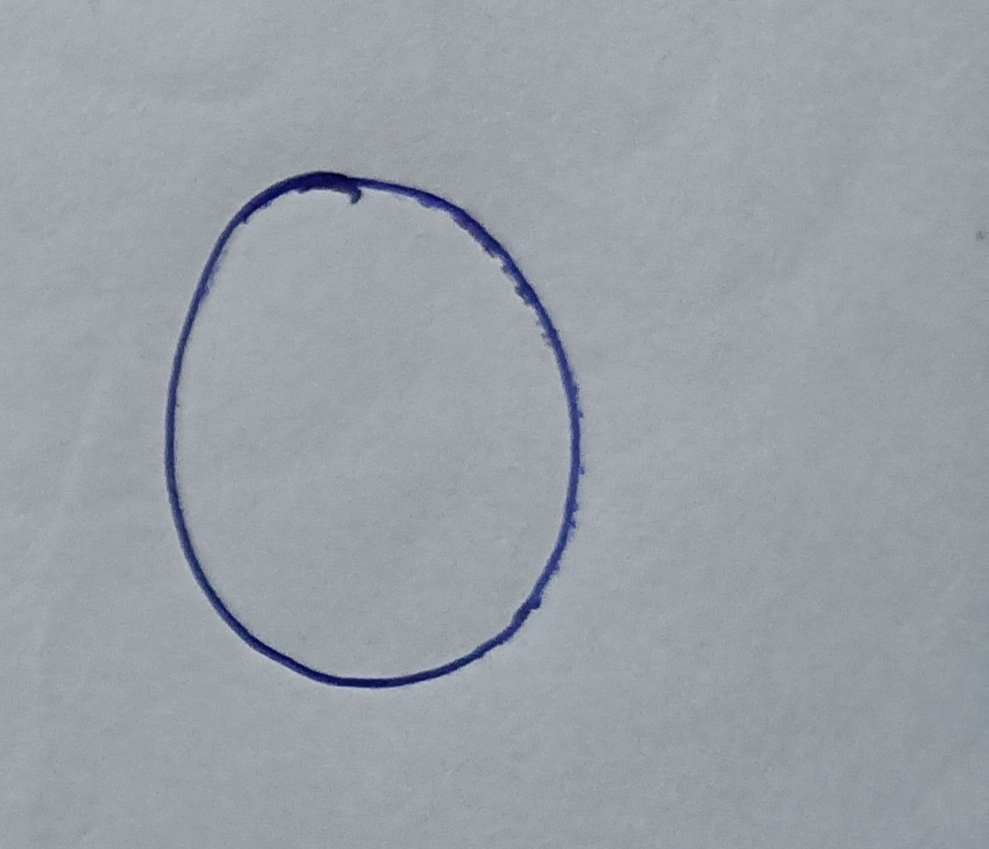
#> input picture TEST_IMAGES/MyThinLineDigits/Digit_0D.jpg, 989 x 849 px, found by its file name
$ python 'erosion_&_dilation_.py'
#> lines starting #> are read from the running program, lines starting #| are printed output that depends on the picture; after the words box and inside, x2 and y2 are one past the last pixel; in counts of white or black regions, pixels touching at a corner belong together
# -*- coding: utf-8 -*-
"""Erosion & Dilation .ipynb

Automatically generated by Colaboratory.

Original file is located at
    https://colab.research.google.com/drive/1mAJvMmUD2VCrMbT_tgwR_ENr9jxXREw5
"""

import cv2

"""Erosion"""

img=cv2.imread(r"C:/Users/ashut/Desktop/Course Project_1/Devnagri/MyThinLineData/Digit_0D.jpg",0)
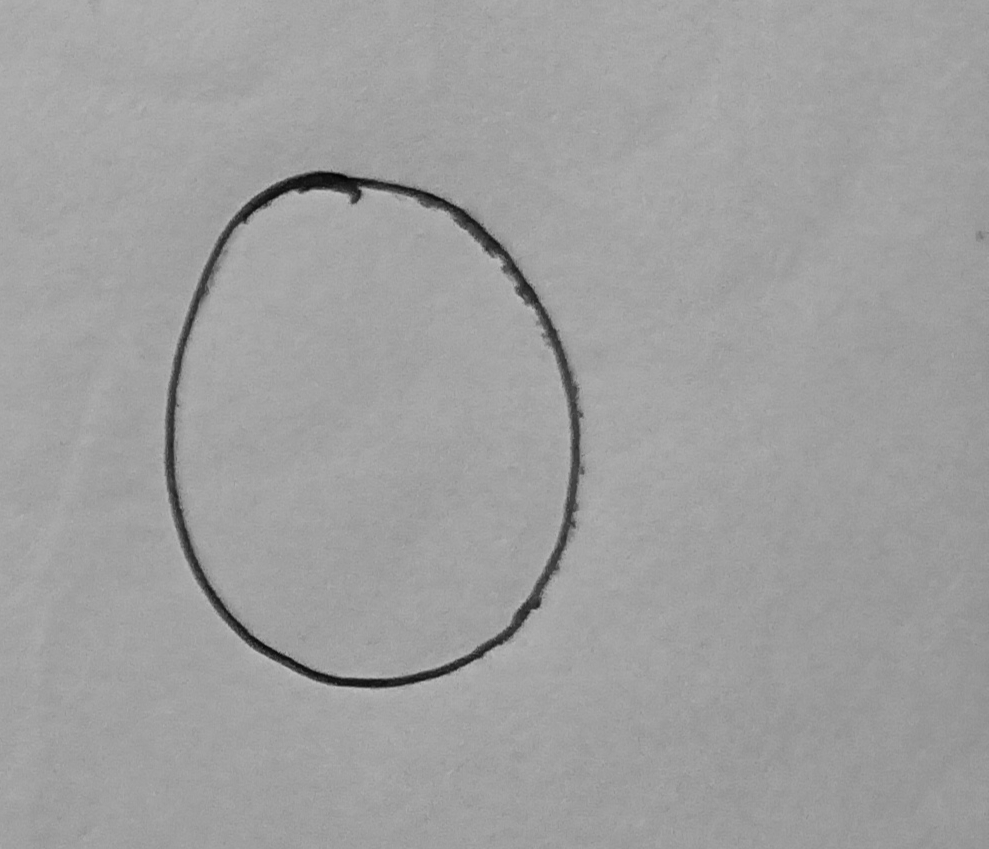
#> img: shape (849, 989); min 3, max 192, mean 159.4
# Apply thresholding to convert the image to binary
thresh_value = 128 # Threshold value
max_value = 255 # Maximum value to use with THRESH_BINARY
_, binary_img = cv2.threshold(img, thresh_value, max_value, cv2.THRESH_BINARY)
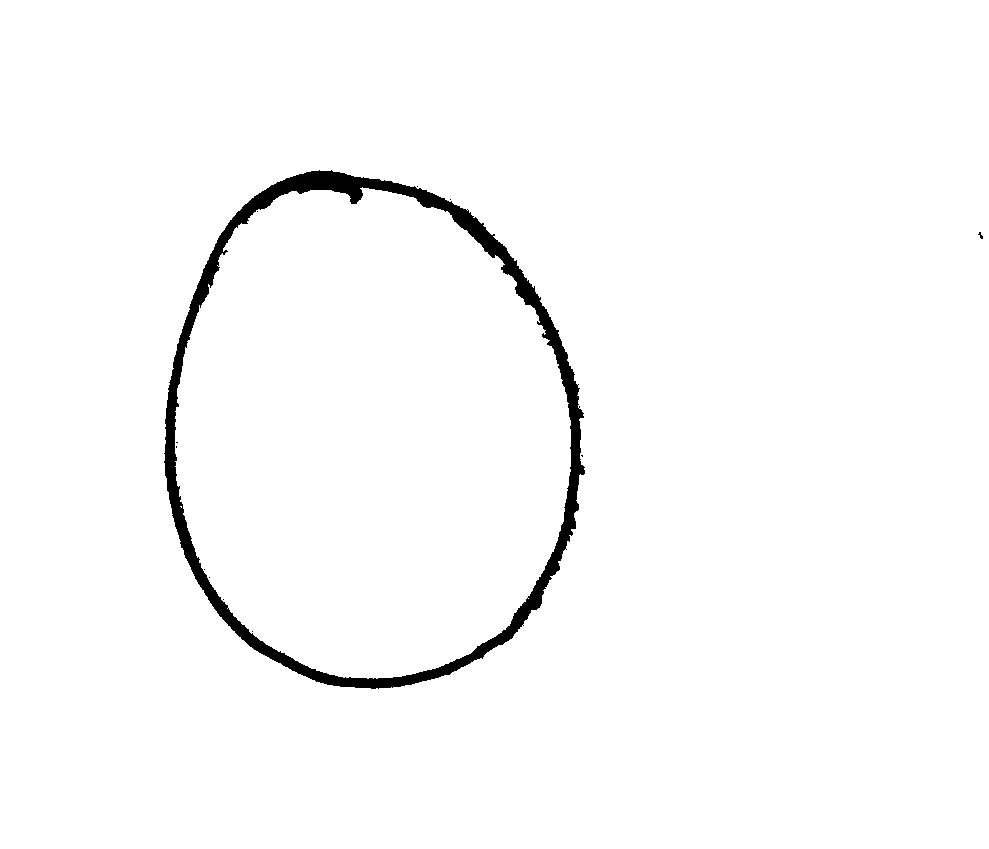
#> binary_img: shape (849, 989); 98% white; 12 black regions (11 under 20 px), largest, box (x1, y1, x2, y2) and area: (164, 170, 585, 689) 16715

# [12 lines of commented-out code are left out]

import matplotlib.pyplot as plt
# [18 lines of commented-out code are left out]

"""Dilation"""

# getStructuringElement
D_r=cv2.getStructuringElement(cv2.MORPH_CROSS,(1,1))
# D_e=cv2.getStructuringElement(cv2.MORPH_ELLIPSE,(5,5))
# D_c=cv2.getStructuringElement(cv2.MORPH_CROSS,(5,5))

#Applying morphological operation
d_r=cv2.dilate(binary_img,D_r)
# d_e=cv2.dilate(img,D_e)
# d_c=cv2.dilate(img,D_c)

#Display the binary image
cv2.imshow('Binary Image', d_r)
cv2.waitKey(0)

# [12 lines of commented-out code are left out]

$ run again, with TEST_IMAGES/MyThinLineDigits/Digit_1D.jpg copied over TEST_IMAGES/MyThinLineDigits/Digit_0D.jpg
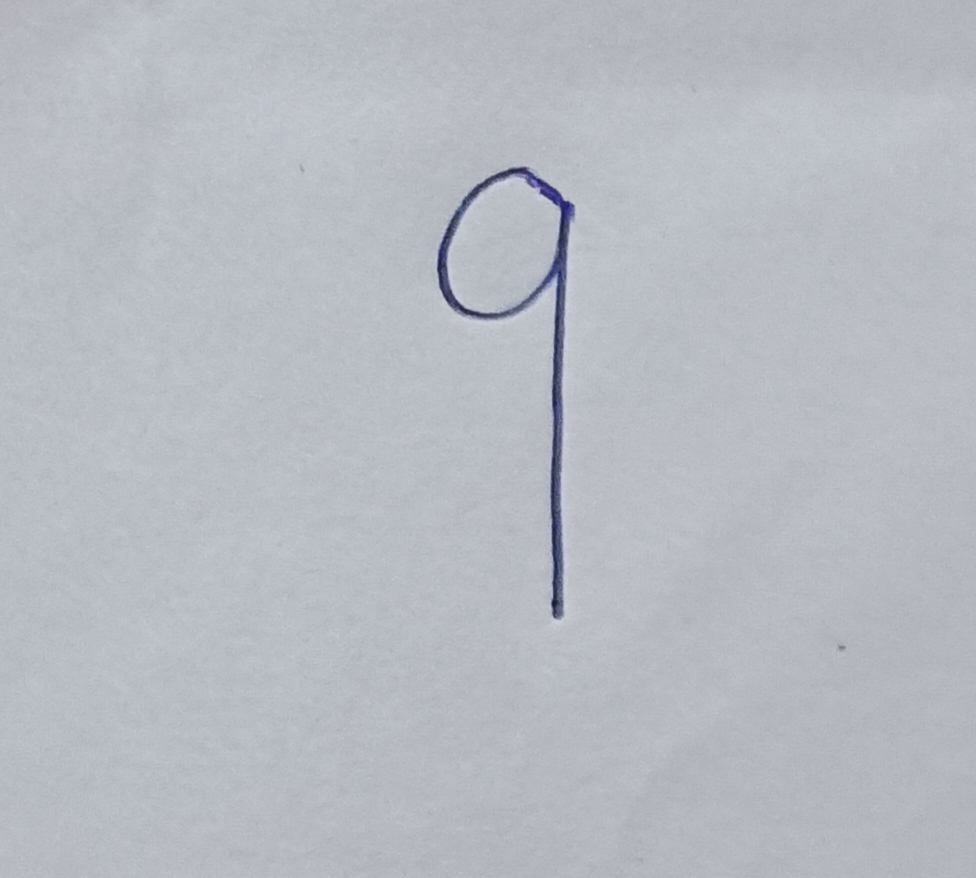
#> input picture TEST_IMAGES/MyThinLineDigits/Digit_1D.jpg, 976 x 878 px, found by its file name
#> `_, binary_img = cv2.threshold(img, thresh_value, max_value, cv2.THRESH..`:
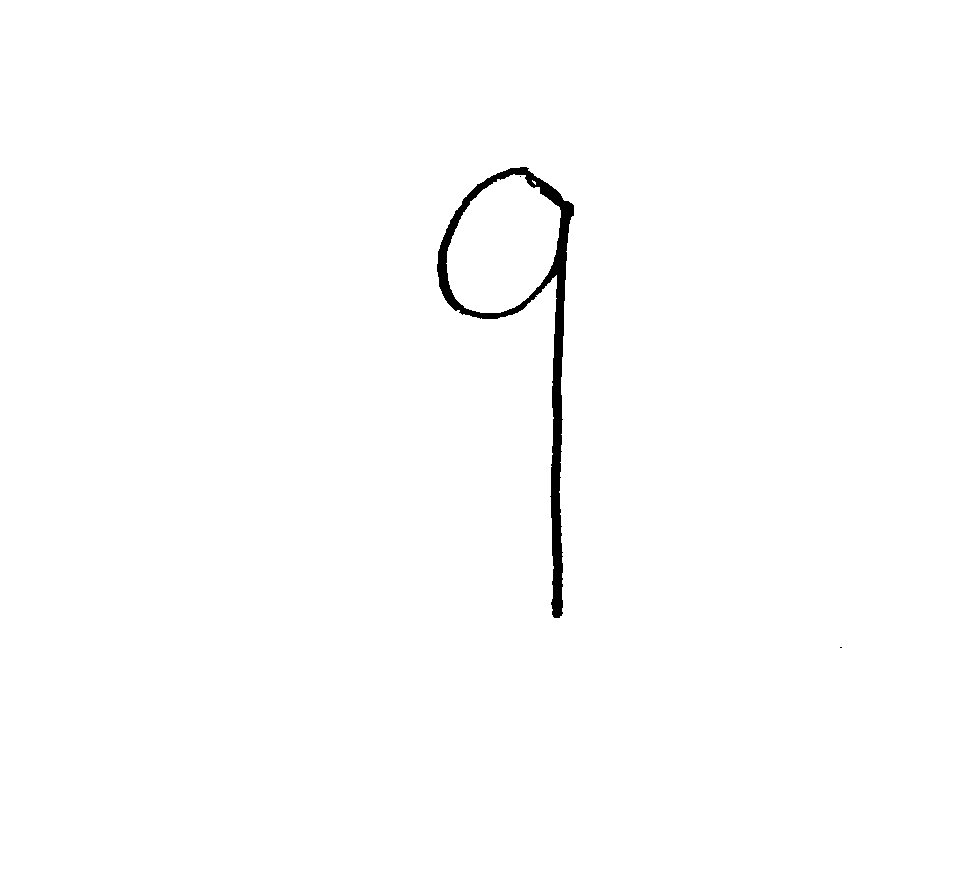
#> binary_img: shape (878, 976); 99.2% white; 3 black regions (2 under 20 px), largest, box (x1, y1, x2, y2) and area: (437, 167, 574, 618) 6586

$ run again, with TEST_IMAGES/MyThinLineDigits/Digit_2D.jpg copied over TEST_IMAGES/MyThinLineDigits/Digit_0D.jpg
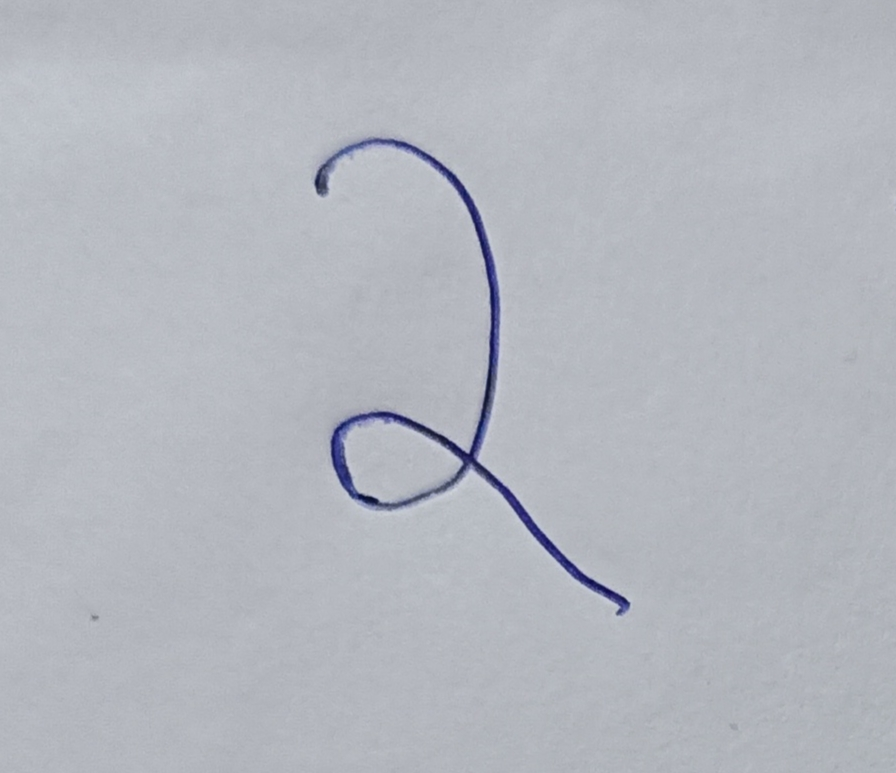
#> input picture TEST_IMAGES/MyThinLineDigits/Digit_2D.jpg, 896 x 773 px, found by its file name
#> `_, binary_img = cv2.threshold(img, thresh_value, max_value, cv2.THRESH..`:
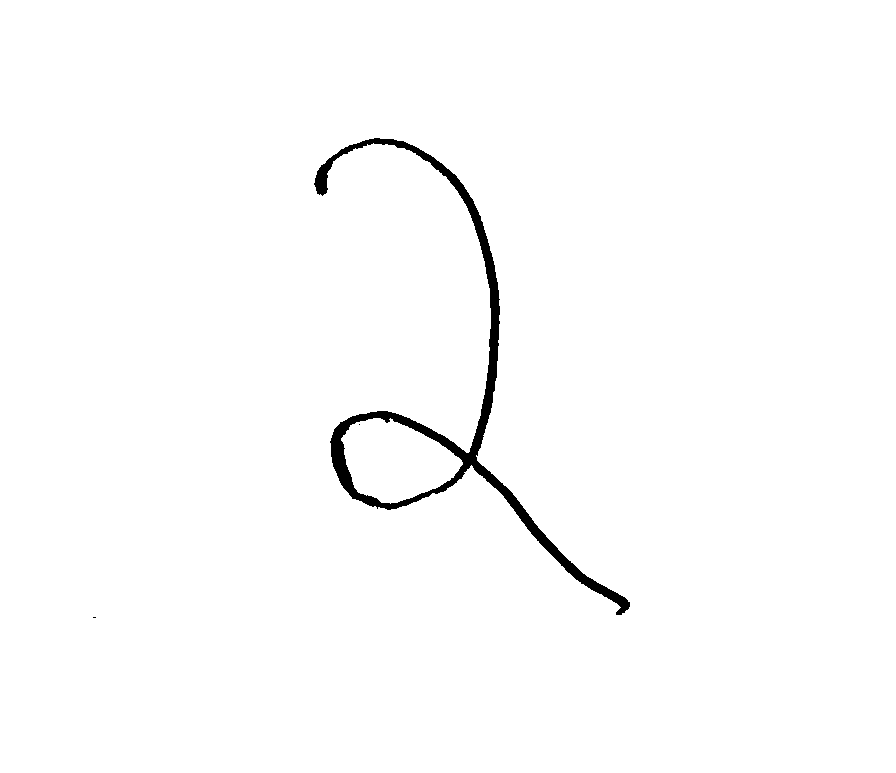
#> binary_img: shape (773, 896); 98.8% white; 3 black regions (2 under 20 px), largest, box (x1, y1, x2, y2) and area: (314, 138, 630, 615) 8556

$ run again, with TEST_IMAGES/MyThinLineDigits/Digit_3D.jpg copied over TEST_IMAGES/MyThinLineDigits/Digit_0D.jpg
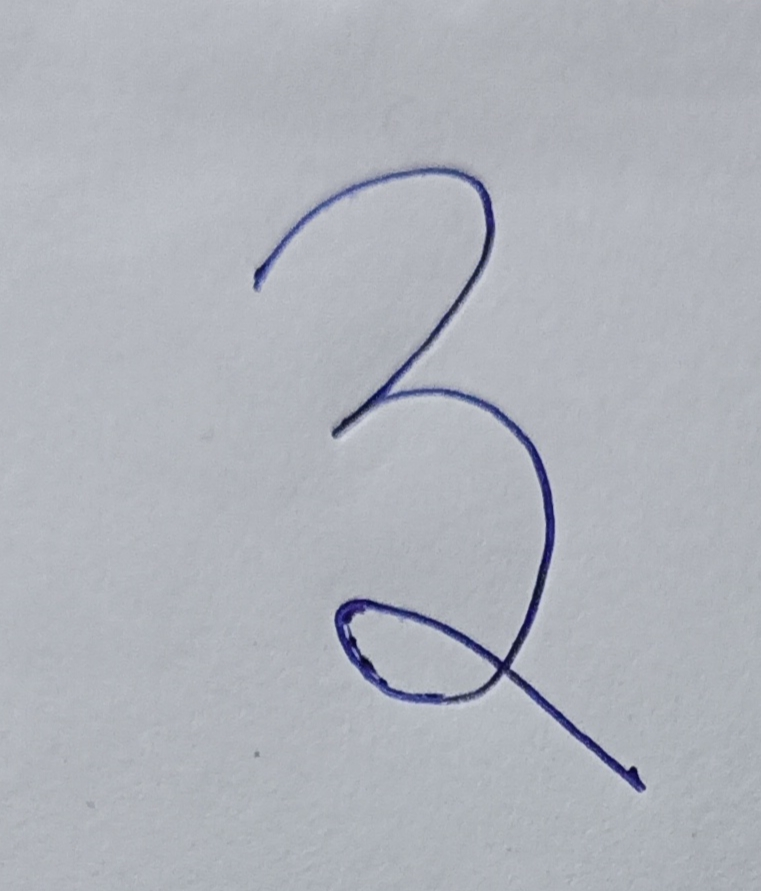
#> input picture TEST_IMAGES/MyThinLineDigits/Digit_3D.jpg, 761 x 891 px, found by its file name
#> `img=cv2.imread(r"C:/Users/ashut/Desktop/Course Project_1/Devnagri/MyTh..`:
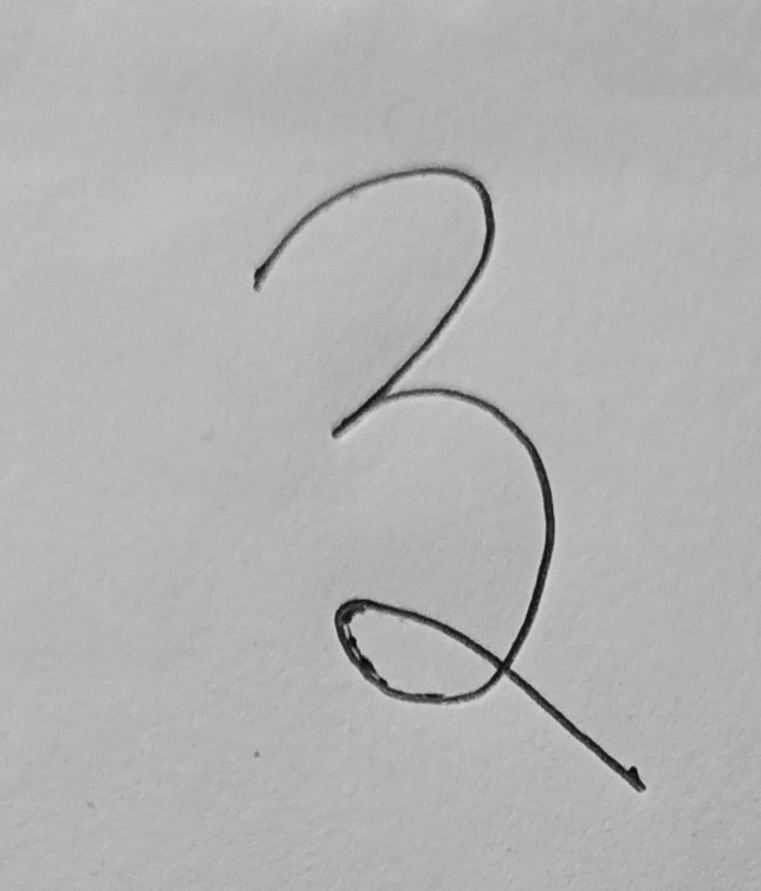
#> img: shape (891, 761); min 8, max 212, mean 178.6
#> `_, binary_img = cv2.threshold(img, thresh_value, max_value, cv2.THRESH..`:
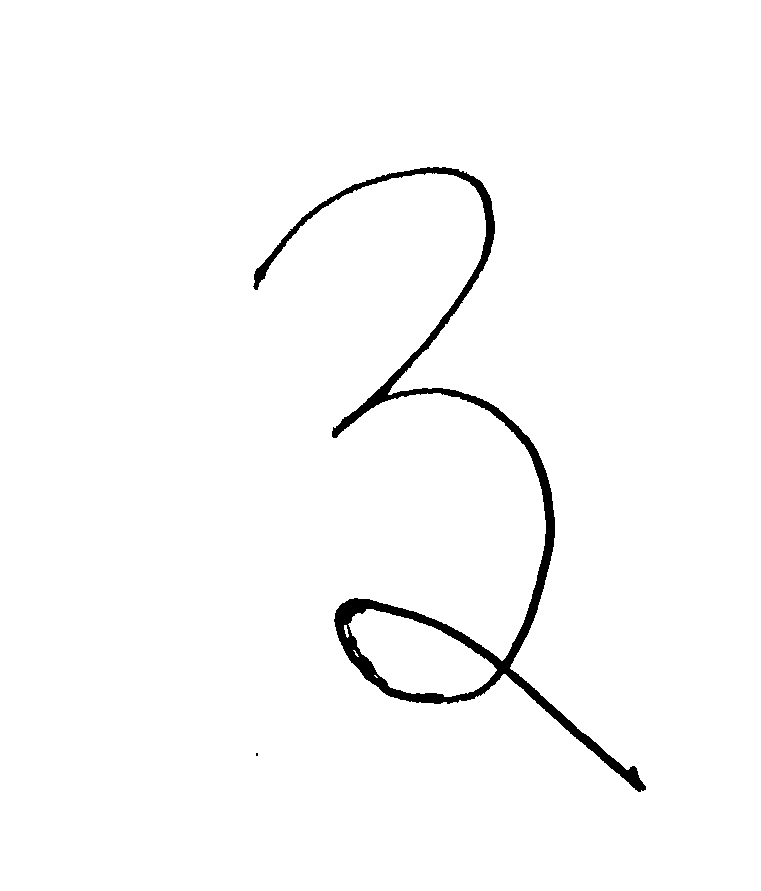
#> binary_img: shape (891, 761); 98.1% white; 2 black regions (1 under 20 px), largest, box (x1, y1, x2, y2) and area: (253, 167, 646, 792) 12689
